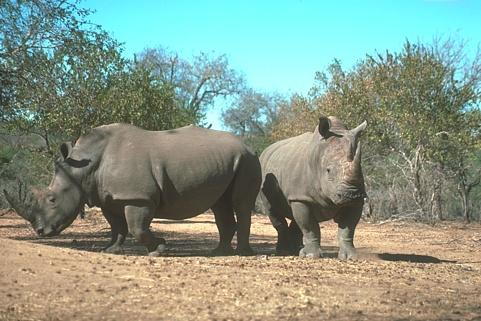
#> input picture images/rhino.jpg, 481 x 321 px
$ python high_pass_image_color.py
#> lines starting #> are read from the running program, lines starting #| are printed output that depends on the picture
import numpy as np
#import numpy.fft as fp
from scipy.fftpack import fft2, fftn, ifft2, ifftn, fftshift, ifftshift
from PIL import Image
from matplotlib import pylab


im = np.array(Image.open('../images/rhino.jpg'))
#> im is the input picture: shape (321, 481, 3); mean R, G, B 136.4, 152.6, 136.7

freq = fftn(im)
(w, h, d) = freq.shape
#> w = 321; h = 481; d = 3
half_w, half_h = int(w/2), int(h/2)
#> half_w = 160; half_h = 240

freq1 = np.copy(freq)
freq2 = fftshift(freq1)

original_spectrum = (20 * np.log10(0.1 + freq2)).astype(int)
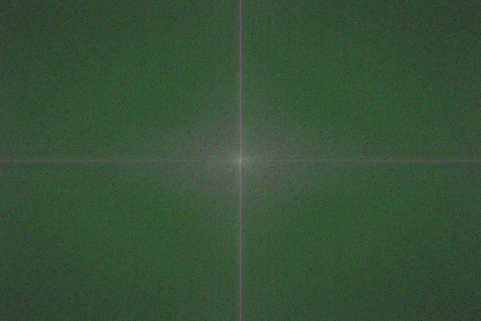
#> original_spectrum: shape (321, 481, 3) int64; mean of channels 0, 1, 2 53.6, 81.6, 53.6; drawn as R, G, B

#apply High pass filter

freq2[half_w-10:half_w+11, half_h-10:half_h+11] = 0 #select all but the first 20x20 low frequencies
high_pass_spectrum = (20 * np.log10(0.1 + freq2)).astype(int)
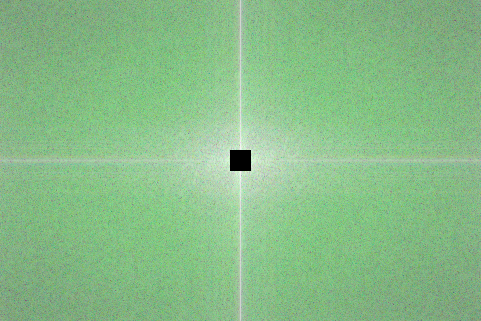
#> high_pass_spectrum: shape (321, 481, 3) int64; mean of channels 0, 1, 2 53.3, 81.3, 53.3; drawn with min black and max white

im1 = np.clip(ifftn(ifftshift(freq2)).real, 0, 255) #clip pixel values after IFFT
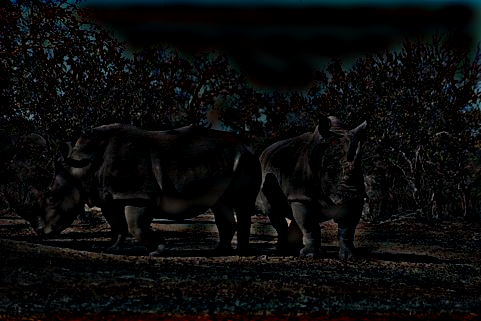
#> im1: shape (321, 481, 3) float64; mean of channels 0, 1, 2 9.4, 9.9, 10; drawn as R, G, B


pylab.figure(figsize=(10, 5))
pylab.subplot(2, 2, 1), pylab.imshow(im), pylab.axis('off'), pylab.title('Rhino Original Image')
pylab.subplot(2, 2, 2), pylab.imshow(original_spectrum), pylab.title('Rhino Spectrum')
pylab.subplot(2, 2, 3), pylab.imshow(im1), pylab.axis('off'), pylab.title('Rhino High Pass Filtered')
pylab.subplot(2, 2, 4), pylab.imshow(high_pass_spectrum), pylab.title('Rhino High Pass Spectrum')


pylab.show()


print('FIM')
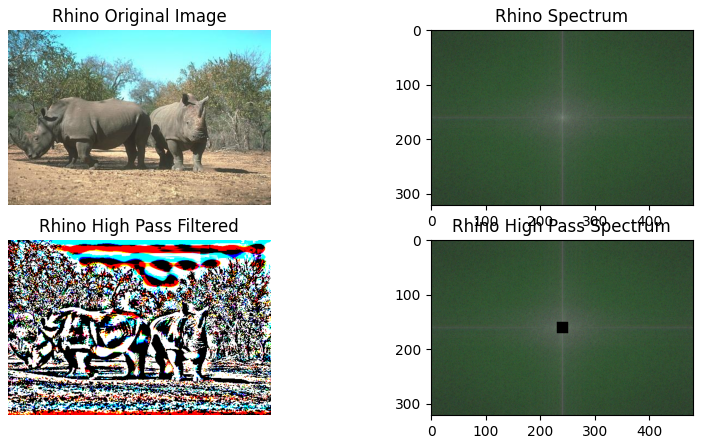
#> figure drawn by matplotlib, 4 panels

$ run again, with images/210088.jpg copied over images/rhino.jpg
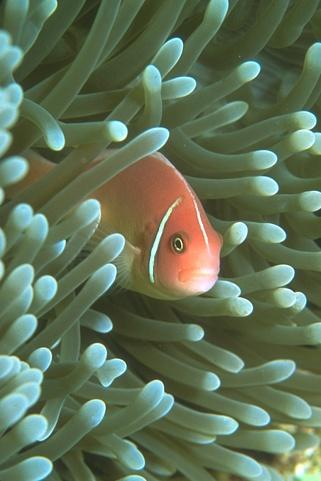
#> input picture images/210088.jpg, 321 x 481 px
#> im is the input picture: shape (481, 321, 3); mean R, G, B 97.3, 113.6, 86.9
#> `im1 = np.clip(ifftn(ifftshift(freq2)).real, 0, 255)`:
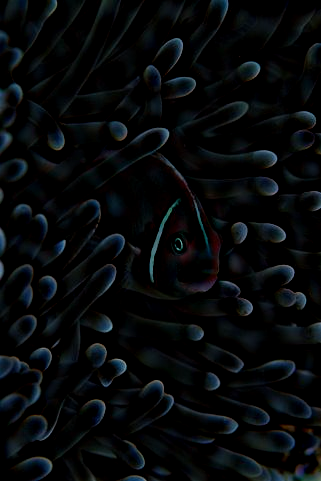
#> im1: shape (481, 321, 3) float64; mean of channels 0, 1, 2 6.9, 9.5, 11.1; drawn as R, G, B
#> `print('FIM')`:
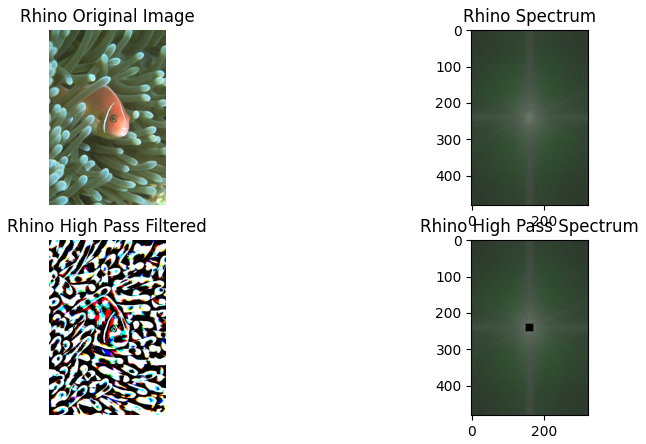
#> figure drawn by matplotlib, 4 panels
